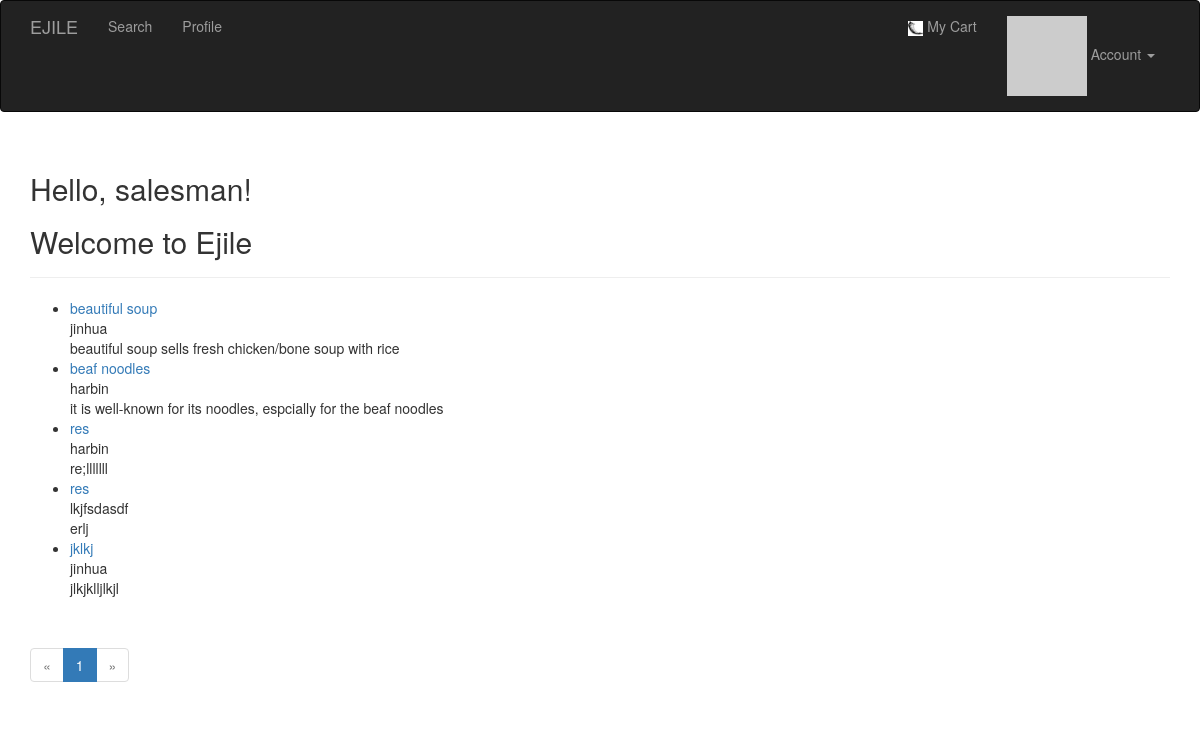
/ (signed in), run on the app's committed database.
### app/models.py (models this page shows, shortened)
class User(UserMixin, db.Model):
    __tablename__ = 'users'
    id                          = db.Column(db.Integer, primary_key=True)
    email                       = db.Column(db.String(64), unique=True, index=True)
    username                    = db.Column(db.String(64), unique=True, index=True)
    password_hash               = db.Column(db.String(128))
    confirmed                   = db.Column(db.Boolean, default=False)
    name                        = db.Column(db.String(64))
    city                        = db.Column(db.String(64))
    about_me                    = db.Column(db.Text())
    member_since                = db.Column(db.DateTime(), default=datetime.utcnow)
    last_seen                   = db.Column(db.DateTime(), default=datetime.utcnow)
    avatar_hash                 = db.Column(db.String(32))
    to_be_confirm_salesmanager  = db.Column(db.Boolean, default=False)
    role_id                     = db.Column(db.Integer, db.ForeignKey('roles.id'))
    orders                      = db.relationship('Order', backref = 'user', lazy = 'dynamic')
    restaurants                 = db.relationship('Restaurant', backref='user', lazy = 'dynamic')
    @property
    def password(self):
        raise AttributeError('password is not a readable attribute')
    def can(self, permissions):
        return self.role is not None and \
            (self.role.permissions & permissions) == permissions
    def is_salesmanager(self):
        return self.can(Permission.SALESMANAGER)  and  not self.can(Permission.ADMINISTER)
    def is_staff(self):
        return self.can(Permission.STAFF)
    def is_user(self):
        return self.can(Permission.USUAL) and not self.can(Permission.ADMINISTER) \
                and not self.can(Permission.STAFF) and not self.can(Permission.SALESMANAGER)
    def ping(self):
        self.last_seen = datetime.utcnow()
        db.session.add(self)
    def gravatar(self, size=100, default='identicon', rating='g'):
        if request.is_secure:
            url = 'https://secure.gravatar.com/avatar'
        else:
            url = 'http://www.gravatar.com/avatar'
        hash = self.avatar_hash or hashlib.md5(
            self.email.encode('utf-8')).hexdigest()
        return '{url}/{hash}?s={size}&d={default}&r={rating}'.format(
            url=url, hash=hash, size=size, default=default, rating=rating)

class Restaurant(db.Model):
    __tablename__   = 'restaurants'
    id              = db.Column(db.Integer, primary_key = True)
    name            = db.Column(db.String(64))
    city            = db.Column(db.String(64))
    description     = db.Column(db.Text)
    imageurl        = db.Column(db.Text)
    foodItems       = db.relationship('FoodItem', backref = 'restaurant', lazy = 'dynamic')
    orderItems      = db.relationship('OrderItem', backref = 'restaurant', lazy = 'dynamic')
    user_id         = db.Column(db.Integer, db.ForeignKey('users.id'))
    orders          = db.relationship('Order', backref='restaurant', lazy='dynamic')

### app/main/views.py (the view)
@main.route('/', methods=['GET', 'POST'])
def index():
    page = request.args.get('page', 1, type=int)
    pagination = Restaurant.query.paginate(
        page, per_page=current_app.config['EJILE_RESTAURANT_PER_PAGE'],
        error_out=False)
    restaurants = pagination.items
    return render_template('index.html', restaurants=restaurants, pagination=pagination)

### app/auth/views.py (called while the page is built)
@auth.before_app_request
def before_request():
    if current_user.is_authenticated():
        current_user.ping()
        if not current_user.confirmed \
                and request.endpoint[:5] != 'auth.' \
                and request.endpoint != 'static':
            return redirect(url_for('auth.unconfirmed'))
        if current_user.is_salesmanager() and current_user.to_be_confirm_salesmanager \
                and request.endpoint == 'salesmanager':
            return redirect(url_for('salesmanager.ungranted'))

### app/main/__init__.py (called while the page is built)
@main.app_context_processor
def inject_permissions():
    return dict(Permission=Permission)

### app/models.py (called while the page is built)
@login_manager.user_loader
def load_user(user_id):
    return User.query.get(int(user_id))

### app/templates/index.html (shortened to what this page needs)
{% extends "base.html" %}
{% import "bootstrap/wtf.html" as wtf %}
{% import "_macros.html" as macros %}
{% block page_content %}
<div class="page-header">
    <h2>Hello, {% if current_user.is_authenticated() %}{{ current_user.username }}{% else %}Stranger{% endif %}!</h2>
 	<h2>Welcome to Ejile</h2>
</div>
<div>
    {% include '_restaurants.html' %}
</div>
{% if pagination %}
<div class="pagination">
    {{ macros.pagination_widget(pagination, '.index') }}
</div>
{% endif %}
{% endblock %}

### app/templates/_restaurants.html
<ul class="restaurants">
    {% for restaurant in restaurants %}
    <li class="restaurant">
    	<div> <a href="{{ url_for('.restaurants', id=restaurant.id ) }}">
    		{{ restaurant.name }} </a></div>
        <div>{{ restaurant.city }}</div>
        <div>{{ restaurant.description }}</div>
    </li>
    {% endfor %}
</ul>

### data on the page
User: username "salesman"
Restaurant: name "beautiful soup", city "jinhua", description "beautiful soup sells fresh chicken/bone soup with rice"
Restaurant: name "beaf noodles", city "harbin", description "it is well-known for its noodles, espcially for the beaf noodles"
Restaurant: name "res", city "harbin", description "re;lllllll"
Restaurant: name "res", city "lkjfsdasdf", description "erlj"
Restaurant: name "jklkj", city "jinhua", description "jlkjklljlkjl"

### other printed values
{{ p }} "1"
